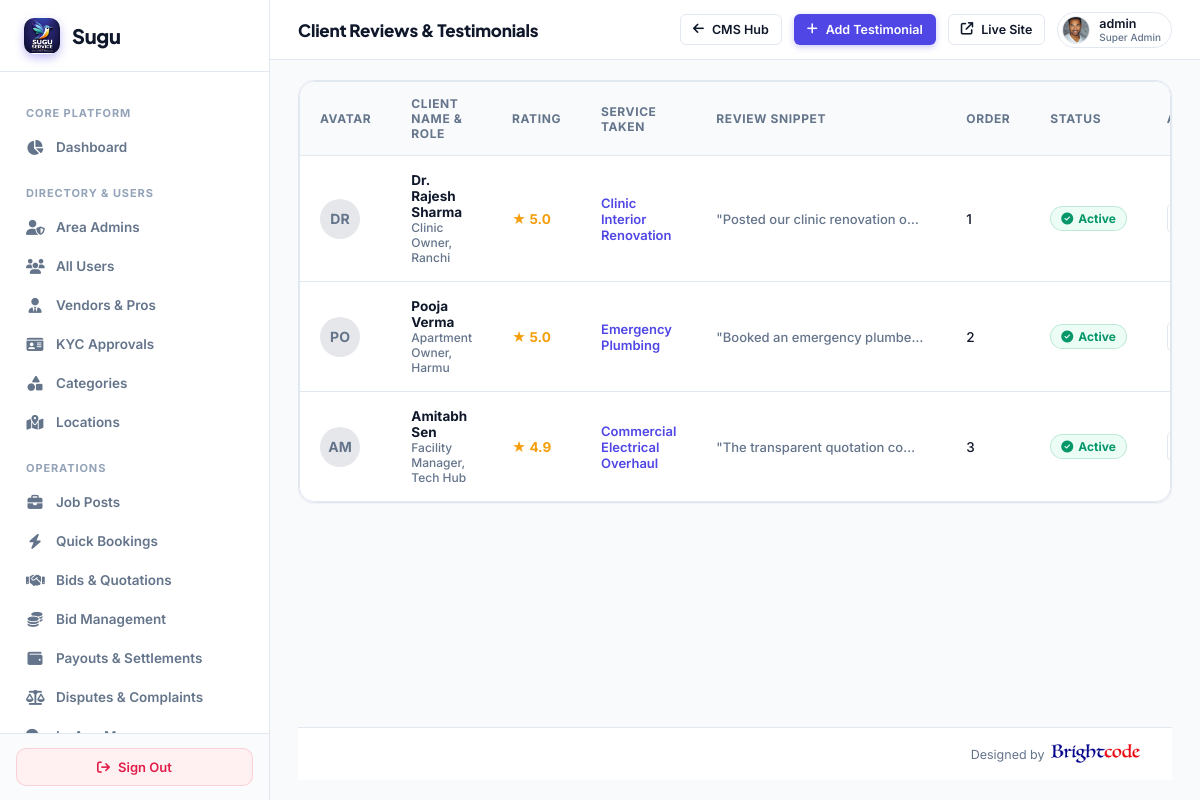
Screenshot of /super-admin/landing/testimonials/ (signed in) with the database file from the repository.
### myapp/models.py (models this page shows, shortened)
class CustomUser(AbstractUser):
    ROLE_CHOICES = (
        ('ADMIN', 'Admin'),
        ('VENDOR', 'Vendor'),
        ('USER', 'User'),
    )
    role = models.CharField(max_length=20, choices=ROLE_CHOICES, default='USER')
    assigned_state = models.CharField(max_length=100, blank=True, null=True, help_text="Assigned State/Territory for Area Admin")
    assigned_city = models.CharField(max_length=100, blank=True, null=True, help_text="Assigned City (optional) for Area Admin")

class UserProfile(models.Model):
    user = models.OneToOneField(CustomUser, on_delete=models.CASCADE, related_name='user_profile')
    phone_number = models.CharField(max_length=20, blank=True, null=True)
    city = models.CharField(max_length=100, blank=True, null=True)
    state = models.CharField(max_length=100, blank=True, null=True)
    profile_image = models.ImageField(upload_to='user_profiles/', null=True, blank=True)

class Testimonial(models.Model):
    client_name = models.CharField(max_length=255)
    client_role_or_company = models.CharField(max_length=255, default='Homeowner, Ranchi')
    avatar = models.ImageField(upload_to='cms/testimonials/', null=True, blank=True)
    rating = models.DecimalField(max_digits=3, decimal_places=1, default=5.0)
    review_text = models.TextField(default='Amazing experience! The technician arrived in under 30 minutes and resolved our electrical issue with full transparent pricing.')
    service_taken = models.CharField(max_length=100, default='Emergency Electrical Repair')
    order = models.IntegerField(default=0)
    is_active = models.BooleanField(default=True)
    created_at = models.DateTimeField(default=timezone.now)
    class Meta:
        ordering = ['order', '-created_at']

### myapp/super_admin_views.py (the view)
# urls.py: path('super-admin/landing/testimonials/', super_admin_views.super_admin_landing_testimonials, name='super_admin_landing_testimonials'),
@sa_required
def super_admin_landing_testimonials(request):
    testimonials_qs = Testimonial.objects.all().order_by('order', '-created_at')
    paginator = Paginator(testimonials_qs, 10)
    page_num = request.GET.get('page', 1)
    try:
        testimonials = paginator.page(page_num)
    except (EmptyPage, PageNotAnInteger):
        testimonials = paginator.page(1)
    page_range = paginator.get_elided_page_range(testimonials.number, on_each_side=2, on_ends=1)
    return render(request, 'superadmin/cms_testimonials.html', {'testimonials': testimonials, 'page_range': page_range})

### myapp/super_admin_views.py (called while the page is built)
def sa_required(view_func):
    from functools import wraps
    @wraps(view_func)
    def wrapper(request, *args, **kwargs):
        if not request.user.is_authenticated or not request.user.is_superuser:
            return redirect(f'{LOGIN_URL}?next={request.path}')
        return view_func(request, *args, **kwargs)
    return wrapper

### templates/superadmin/cms_testimonials.html (shortened to what this page needs)
{% extends 'superadmin/base.html' %}
{% block header_title %}Client Reviews &amp; Testimonials{% endblock %}
{% block header_actions %}
<a href="{% url 'super_admin_landing_overview' %}" class="btn btn-outline btn-sm">
  <i class="fa-solid fa-arrow-left"></i>
  <span>CMS Hub</span>
</a>
<a href="{% url 'super_admin_landing_testimonial_create' %}" class="btn btn-primary btn-sm">
  <i class="fa-solid fa-plus"></i>
  <span>Add Testimonial</span>
</a>
{% endblock %}
{% block content %}
<div class="card" style="padding: 0; overflow: hidden;">
  <div class="table-container">
    <table>
      <thead>
        <tr>
          <th style="width: 60px;">Avatar</th>
          <th>Client Name &amp; Role</th>
          <th>Rating</th>
          <th>Service Taken</th>
          <th style="max-width: 260px;">Review Snippet</th>
          <th>Order</th>
          <th>Status</th>
          <th>Actions</th>
        </tr>
      </thead>
      <tbody>
        {% for item in testimonials %}
        <tr>
          <td>
            {% if item.avatar %}
              <img src="{{ item.avatar.url }}" alt="{{ item.client_name }}" style="width: 40px; height: 40px; border-radius: 50%; object-fit: cover; border: 1px solid var(--border);">
            {% else %}
              <div style="width: 40px; height: 40px; border-radius: 50%; background: #e5e7eb; display: flex; align-items: center; justify-content: center; font-weight: 700; font-size: 14px; color: var(--text-muted);">
                {{ item.client_name|slice:":2"|upper }}
              </div>
            {% endif %}
          </td>
          <td>
            <strong>{{ item.client_name }}</strong>
            <div style="font-size: 12px; color: var(--text-muted);">{{ item.client_role_or_company }}</div>
          </td>
          <td>
            <span style="color: #f59e0b; font-weight: 700;">★ {{ item.rating }}</span>
          </td>
          <td style="font-size: 13px; color: var(--accent); font-weight: 600;">
            {{ item.service_taken }}
          </td>
          <td style="font-size: 13px; color: var(--text-muted); max-width: 250px; white-space: nowrap; overflow: hidden; text-overflow: ellipsis;" title="{{ item.review_text }}">
            "{{ item.review_text }}"
          </td>
          <td>{{ item.order }}</td>
          <td>
            <a href="{% url 'super_admin_landing_testimonial_toggle' item.id %}" style="text-decoration: none;">
              <span class="badge {% if item.is_active %}active{% else %}inactive{% endif %}">
                {% if item.is_active %}<i class="fa-solid fa-circle-check"></i> Active{% else %}<i class="fa-solid fa-circle-xmark"></i> Inactive{% endif %}
              </span>
            </a>
          </td>
          <td>
            <div style="display: flex; gap: 6px; align-items: center;">
              <button type="button" class="btn btn-outline btn-sm" onclick="openReviewModal({{ item.id }})" title="View Full Review">
              </button>
            </div>
          </td>
        </tr>
        {% endfor %}
      </tbody>
    </table>
  </div>
</div>
{% endblock %}

### templates/superadmin/base.html (shortened to what this page needs)
{% load static %}
<!DOCTYPE html>
<html lang="en">
<head>
  <link rel="stylesheet" href="https://cdnjs.cloudflare.com/ajax/libs/font-awesome/6.5.2/css/all.min.css">
</head>
<body>
  <aside class="sidebar">
    <a href="{% url 'super_admin_dashboard' %}" class="sidebar-brand">
      <div class="sidebar-brand-icon" style="background:transparent;padding:0;overflow:hidden;display:flex;align-items:center;justify-content:center;">
        <img src="{% static 'images/logo.png' %}" alt="Sugu" style="height:36px;width:auto;object-fit:contain;">
      </div>
      <span>Sugu</span>
    </a>
    <div class="sidebar-nav">
      <div class="nav-section">Core Platform</div>
      <a href="{% url 'super_admin_dashboard' %}" class="nav-item {% if request.path == '/super-admin/' %}active{% endif %}">
        <i class="fa-solid fa-chart-pie"></i>
        <span>Dashboard</span>
      </a>
      <div class="nav-section">Directory & Users</div>
      <a href="{% url 'super_admin_area_admins' %}" class="nav-item {% if 'area-admins' in request.path %}active{% endif %}">
        <i class="fa-solid fa-user-shield"></i>
        <span>Area Admins</span>
      </a>
      <a href="{% url 'super_admin_users' %}" class="nav-item {% if 'users' in request.path and 'area-admins' not in request.path and 'landing' not in request.path %}active{% endif %}">
        <i class="fa-solid fa-users"></i>
        <span>All Users</span>
      </a>
      <a href="{% url 'super_admin_vendors' %}" class="nav-item {% if 'vendors' in request.path %}active{% endif %}">
        <i class="fa-solid fa-user-tie"></i>
        <span>Vendors & Pros</span>
      </a>
      <a href="{% url 'super_admin_kyc' %}" class="nav-item {% if 'kyc' in request.path %}active{% endif %}">
        <i class="fa-solid fa-id-card"></i>
        <span>KYC Approvals</span>
      </a>
      <a href="{% url 'super_admin_categories' %}" class="nav-item {% if '/categories/' in request.path %}active{% endif %}">
        <i class="fa-solid fa-shapes"></i>
        <span>Categories</span>
      </a>
      <a href="{% url 'super_admin_locations' %}" class="nav-item {% if '/locations/' in request.path %}active{% endif %}">
        <i class="fa-solid fa-map-location-dot"></i>
        <span>Locations</span>
      </a>
      <div class="nav-section">Operations</div>
      <a href="{% url 'super_admin_jobs' %}" class="nav-item {% if 'jobs' in request.path and 'landing' not in request.path %}active{% endif %}">
        <i class="fa-solid fa-briefcase"></i>
        <span>Job Posts</span>
      </a>
      <a href="{% url 'super_admin_quick_services' %}" class="nav-item {% if '/super-admin/quick-services' in request.path and 'landing' not in request.path %}active{% endif %}">
        <i class="fa-solid fa-bolt"></i>
        <span>Quick Bookings</span>
      </a>
      <a href="{% url 'super_admin_bids' %}" class="nav-item {% if 'bids' in request.path and 'landing' not in request.path %}active{% endif %}">
        <i class="fa-solid fa-handshake"></i>
        <span>Bids & Quotations</span>
      </a>
      <a href="{% url 'super_admin_bid_plans' %}" class="nav-item {% if 'bid-plans' in request.path or 'subscriptions' in request.path %}active{% endif %}">
        <i class="fa-solid fa-coins"></i>
        <span>Bid Management</span>
      </a>
      <a href="{% url 'super_admin_payouts' %}" class="nav-item {% if 'payouts' in request.path %}active{% endif %}">
        <i class="fa-solid fa-wallet"></i>
        <span>Payouts &amp; Settlements</span>
      </a>
      <a href="{% url 'super_admin_disputes' %}" class="nav-item {% if 'disputes' in request.path %}active{% endif %}">
        <i class="fa-solid fa-scale-balanced"></i>
        <span>Disputes &amp; Complaints</span>
      </a>
      <a href="{% url 'super_admin_messages' %}" class="nav-item {% if 'messages' in request.path %}active{% endif %}">
        <i class="fa-solid fa-comments"></i>
        <span>In-App Messages</span>
      </a>
    </div>
    <div class="sidebar-footer">
      <a href="{% url 'logout' %}" class="btn-logout">
        <i class="fa-solid fa-arrow-right-from-bracket"></i>
        <span>Sign Out</span>
      </a>
    </div>
  </aside>
  <main class="main-area">
    <header class="header">
      <div class="header-title">
        {% block header_title %}Control Center{% endblock %}
      </div>
      <div class="header-actions">
        {% block header_actions %}{% endblock %}
        <a href="/" target="_blank" class="btn btn-outline btn-sm" title="Preview Public Site">
          <i class="fa-solid fa-arrow-up-right-from-square"></i>
          <span>Live Site</span>
        </a>
        <div class="admin-profile" style="display: flex; align-items: center; gap: 9px; padding: 3px 10px 3px 4px; background: #ffffff; border-radius: 20px; border: 1px solid #e2e8f0;">
          {% if request.user.user_profile.profile_image %}
            <img src="{{ request.user.user_profile.profile_image.url }}" alt="{{ request.user.username }}" style="width: 28px; height: 28px; border-radius: 50%; object-fit: cover; border: 1px solid #e2e8f0; flex-shrink: 0;">
          {% else %}
            <div class="avatar" style="width: 28px; height: 28px; font-size: 12px; background: #f1f5f9; color: #475569; border: 1px solid #e2e8f0;">
              {{ request.user.username|slice:":1"|upper }}
            </div>
          {% endif %}
          <div style="font-size: 12.5px; font-weight: 600; color: #0f172a; line-height: 1.2;">
            {{ request.user.username }}
            <span style="display: block; font-size: 10px; color: #64748b; font-weight: 500;">Super Admin</span>
          </div>
        </div>
      </div>
    </header>
    <div class="content-wrapper" style="display:flex; flex-direction:column; min-height:calc(100vh - 64px);">
      <div class="content-container" style="flex:1;">
        {% block content %}{% endblock %}
      </div>
      <footer class="superadmin-footer" style="padding:16px 32px; background:#ffffff; border-top:1px solid #e2e8f0; display:flex; justify-content:flex-end; align-items:center; font-size:12.5px; color:#64748b; margin-top:auto;">
        <div style="display:flex; align-items:center; gap:6px;">
          <span>Designed by</span>
          <a href="https://www.brightcodess.com/" target="_blank" rel="noopener noreferrer" style="display:inline-flex; align-items:center; text-decoration:none;">
            <img src="/static/assets/images/brightcode.png" alt="Brightcode" style="height:20px; vertical-align:middle; display:inline-block;" onerror="this.style.display='none'; this.nextElementSibling.style.display='inline';"><span style="display:none; color:#007bff; font-weight:600;">Brightcode</span>
          </a>
        </div>
      </footer>
    </div>
  </main>
</body>
</html>

### rows the page displays
CustomUser: user.user_profile.profile_image (picture), user.username "admin"
Testimonial: client_name "DR", client_name "Dr. Rajesh Sharma", client_role_or_company "Clinic Owner, Ranchi", rating "5.0", service_taken "Clinic Interior Renovation", review_text "Posted our clinic renovation o…", order "1", is_active True (drawn)
Testimonial: client_name "PO", client_name "Pooja Verma", client_role_or_company "Apartment Owner, Harmu", rating "5.0", service_taken "Emergency Plumbing", review_text "Booked an emergency plumbe…", order "2", is_active True (drawn)
Testimonial: client_name "AM", client_name "Amitabh Sen", client_role_or_company "Facility Manager, Tech Hub", rating "4.9", service_taken "Commercial Electrical Overhaul", review_text "The transparent quotation co…", order "3", is_active True (drawn)
